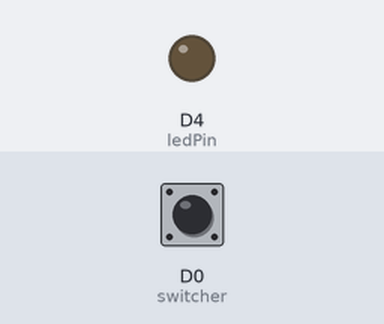
A sketch run on a simulated ESP8266 (NodeMCU). Parts: output pins drawn as LEDs (lit = HIGH). Inputs (shaded band) come from the test bench; at power-on: D0 (switcher) LOW.

Above: at 1.2 s.
1.3 s: D0 (switcher) pulled HIGH for 0.15 s
At 1.37 s:
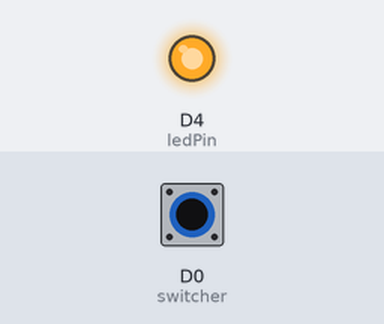
2.9 s: D0 (switcher) pulled HIGH for 3.2 s
At 7.1 s:
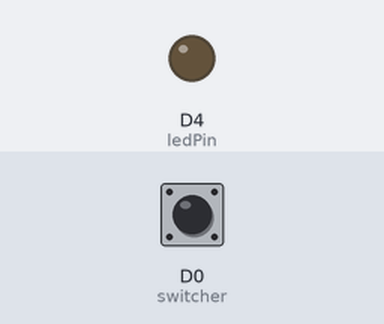
Timing chart, 0 to 8.6 s (numbered marks = the images above; inputs shaded):
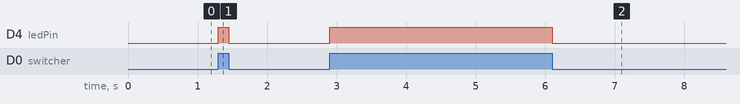

The sketch:

s12_Digital_Tilt_Sensor.ino
```cpp
/*

Ks0025 keyestudio Digital Tilt Sensor

_________________________________
|  SETUP                          |
|Sensor pin  ::    Particle pin   |
|   +        ::        3.3v       |
|   -        ::        GND        |
|   S        ::        D0         |
|   led      ::        D4         |
|   gnd      ::        gnd        |
|_________________________________|


SPECIFICATIONS:

detects orientation or inclination
1 rotation axis (resistance determine by physical ball)
embedded led
can be used as a digital button (use same code as digital button)

src: https://wiki.keyestudio.com/Ks0025_keyestudio_Digital_Tilt_Sensor
*/

#define ledPin D4                // Connect LED to pin 13
#define switcher D0                 // Connect Tilt sensor to Pin3

void setup()
{
  pinMode(ledPin, OUTPUT);      // Set digital pin 13 to output mode
  pinMode(switcher, INPUT);       // Set digital pin 3 to input mode
}
void loop()
{

   if(digitalRead(switcher)==HIGH) //Read sensor value
     {
        digitalWrite(ledPin, HIGH);   // Turn on LED when the sensor is tilted
     }
   else
     {
        digitalWrite(ledPin, LOW);    // Turn off LED when the sensor is not triggered
     }
}
```

Measured:
- after the input at 1.3 s, D4 (ledPin): LOW → HIGH at once, → LOW 0.15 s later
- after the input at 2.9 s, D4 (ledPin): LOW → HIGH at once, → LOW 3.2 s later
